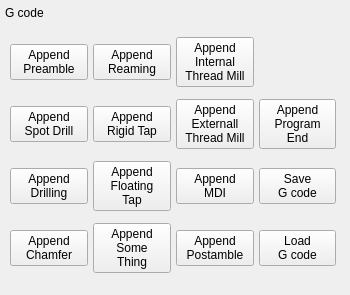
                      <widget class="QWidget" name="page_33">
                       <widget class="QLabel" name="label_33">
                        <property name="geometry">
                         <rect>
                          <x>5</x>
                          <y>5</y>
                          <width>61</width>
                          <height>15</height>
                         </rect>
                        </property>
                        <property name="text">
                         <string>G code</string>
                        </property>
                       </widget>
                       <widget class="QWidget" name="gridWidget" native="true">
                        <property name="geometry">
                         <rect>
                          <x>5</x>
                          <y>25</y>
                          <width>336</width>
                          <height>261</height>
                         </rect>
                        </property>
                        <layout class="QGridLayout" name="gridLayout_11">
                         <property name="leftMargin">
                          <number>5</number>
                         </property>
                         <property name="topMargin">
                          <number>5</number>
                         </property>
                         <property name="rightMargin">
                          <number>5</number>
                         </property>
                         <property name="bottomMargin">
                          <number>5</number>
                         </property>
                         <property name="spacing">
                          <number>5</number>
                         </property>
                         <item row="0" column="1">
                          <widget class="QPushButton" name="gcodeReamBtn">
                           <property name="text">
                            <string>Append
Reaming</string>
                           </property>
                          </widget>
                         </item>
                         <item row="2" column="0">
                          <widget class="QPushButton" name="gcodeDrillBtn">
                           <property name="text">
                            <string>Append
Drilling</string>
                           </property>
                          </widget>
                         </item>
                         <item row="1" column="1">
                          <widget class="QPushButton" name="gcodeRigidTapBtn">
                           <property name="text">
                            <string>Append
Rigid Tap</string>
                           </property>
                          </widget>
                         </item>
                         <item row="0" column="0">
                          <widget class="QPushButton" name="gcodePreambleBtn">
                           <property name="text">
                            <string>Append
Preamble</string>
                           </property>
                          </widget>
                         </item>
                         <item row="0" column="2">
                          <widget class="QPushButton" name="gcodeIntThreadMillBtn">
                           <property name="text">
                            <string>Append
Internal
Thread Mill</string>
                           </property>
                          </widget>
                         </item>
                         <item row="1" column="0">
                          <widget class="QPushButton" name="gcodeSpotBtn">
                           <property name="text">
                            <string>Append
Spot Drill</string>
                           </property>
                          </widget>
                         </item>
                         <item row="2" column="2">
                          <widget class="QPushButton" name="gcodeMdiBtn">
                           <property name="text">
                            <string>Append
MDI</string>
                           </property>
                          </widget>
                         </item>
                         <item row="3" column="0">
                          <widget class="QPushButton" name="gcodeChamferBtn">
                           <property name="text">
                            <string>Append
Chamfer</string>
                           </property>
                          </widget>
                         </item>
                         <item row="1" column="2">
                          <widget class="QPushButton" name="gcodeExtThreadMillBtn">
                           <property name="text">
                            <string>Append
Externall
Thread Mill</string>
                           </property>
                          </widget>
                         </item>
                         <item row="3" column="1">
                          <widget class="QPushButton" name="gcodeSomeThingBtn">
                           <property name="text">
                            <string>Append
Some
Thing</string>
                           </property>
                          </widget>
                         </item>
                         <item row="2" column="1">
                          <widget class="QPushButton" name="gcodeFloatingTapBtn">
                           <property name="text">
                            <string>Append
Floating
Tap</string>
                           </property>
                          </widget>
                         </item>
                         <item row="3" column="2">
                          <widget class="QPushButton" name="gcodePostambleBtn">
                           <property name="text">
                            <string>Append
Postamble</string>
                           </property>
                          </widget>
                         </item>
                         <item row="3" column="3">
                          <widget class="QPushButton" name="gcodeLoadBtn">
                           <property name="text">
                            <string>Load
G code</string>
                           </property>
                          </widget>
                         </item>
                         <item row="2" column="3">
                          <widget class="QPushButton" name="gcodeSaveBtn">
                           <property name="text">
                            <string>Save
G code</string>
                           </property>
                          </widget>
                         </item>
                         <item row="1" column="3">
                          <widget class="QPushButton" name="gcodeProgEndBtn">
                           <property name="text">
                            <string>Append
Program
End</string>
                           </property>
                          </widget>
                         </item>
                        </layout>
                       </widget>
                      </widget>
